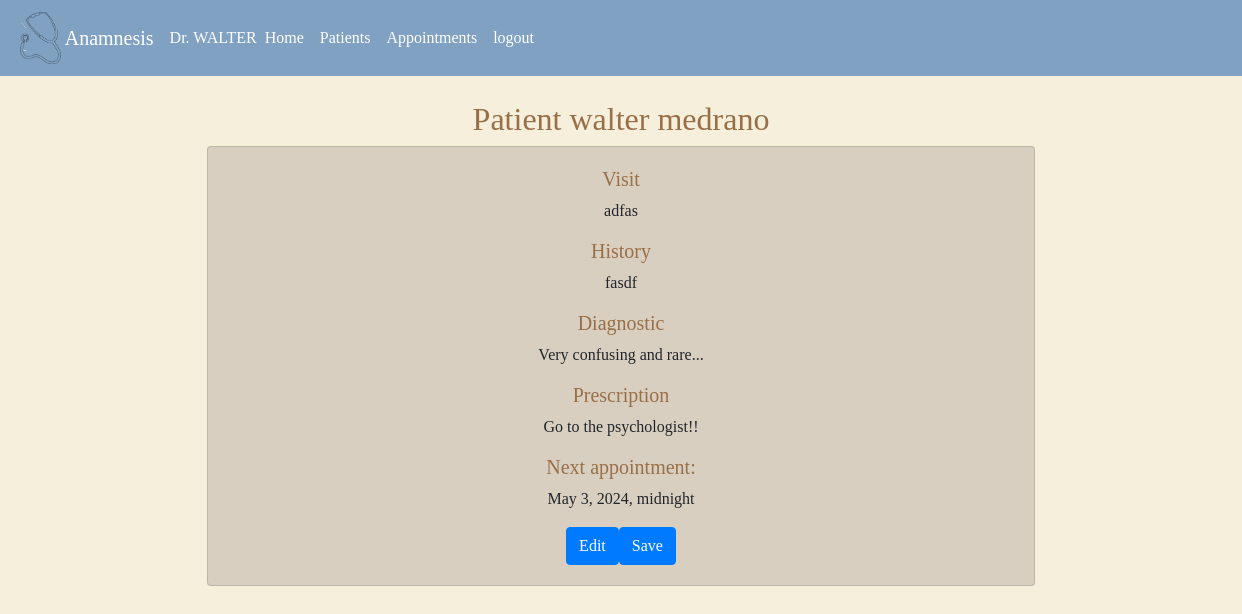
/fileview/3 (signed in), run on an earlier commit of the app's database.
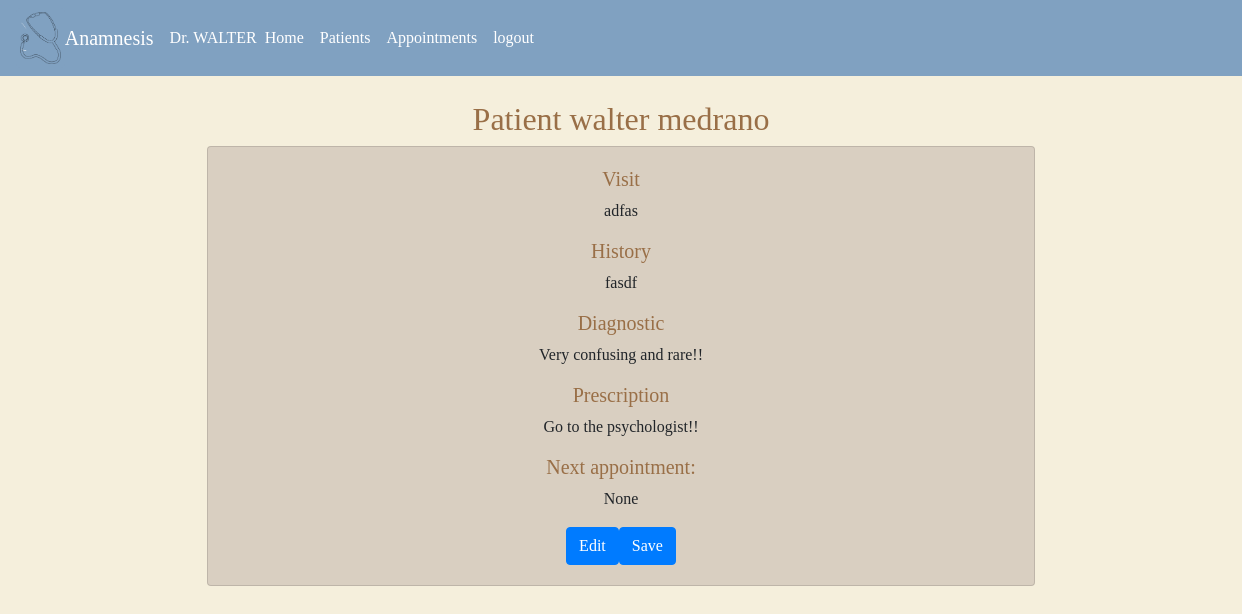
And on a later commit of the database.
### anamnesis/models.py (models this page shows)
class Patienthistory(models.Model):
    patient = models.ForeignKey(Patient, on_delete=models.CASCADE, blank=True, null=True, related_name="patient_history")
    date = models.DateTimeField() #date the file was created
    diagnostic =models.CharField(max_length=500, blank=True, null=True)
    history =models.CharField(max_length=500, blank=True, null=True) # Explanation of the symptoms
    prescription = models.CharField(max_length=500, blank=True, null=True)
    visit = models.CharField(max_length=30, blank=True, null=True) # Reason the patient is visiting
    nextappointment = models.DateTimeField(null=True, blank=True)

class Patient(models.Model):
    doctor = models.ForeignKey(User, on_delete=models.CASCADE, blank=True, null=True, related_name="patients")
    name = models.CharField(max_length=25, blank=True)
    lastname = models.CharField(max_length=25, blank=True)
    address = models.CharField(max_length=50, blank=True, null=True)
    city = models.CharField(max_length=30, blank=True, null=True)
    state = models.CharField(max_length=20, blank=True, null=True)
    phonenumber = models.CharField(max_length=15, blank=True, null=True)
    date = models.DateTimeField(null=True)
    def __str__(self):
        return f"Patient {self.name} {self.lastname}"

### anamnesis/views.py (the view)
# urls.py: path("fileview/<int:file_id>", views.fileview, name="fileview"),
def fileview(request, file_id):
    fileofpatient = Patienthistory.objects.get(pk=file_id)
    return render(request, "anamnesis/fileview.html", {
        "fileofpatient": fileofpatient,
    })

### anamnesis/templates/anamnesis/fileview.html (shortened to what this page needs)
{% extends "anamnesis/layout.html" %}
{% load static %}
{% block body %}
{% if user.is_authenticated %}
<a href="{% url 'file' fileofpatient.patient.id%}"><h2 class="mt-4" style="text-align: center;">{{fileofpatient.patient}}</h2></a>
        <div class="card container col-sm-8" style="text-align: center;">
            <div class="card-body">
                <h5 class="card-title mb-2">Visit</h5>
                <p class="card-text">{{fileofpatient.visit}}</p>
                <h5 class="card-subtitletitle mb-2">History</h5>
                <p class="card-text">{{fileofpatient.history}}</p>
                <h5 class="card-title mb-2">Diagnostic</h5>
                <p id="diagnostic_{{fileofpatient.id}}" class="card-text">{{fileofpatient.diagnostic}}</p>
                <h5 class="card-title mb-2">Prescription</h5>
                <p id="prescription_{{fileofpatient.id}}" class="card-text">{{fileofpatient.prescription}}</p>
                <h5 class="card-title mb-2">Next appointment:</h5>
                <p id="nextappointment_{{fileofpatient.id}}" class="card-text">{{fileofpatient.nextappointment}}</p>
                <button type="button" class="btn btn-primary" onclick="edit({{fileofpatient.id}})">Edit</button><button type="button" class="btn btn-primary" onclick="save({{fileofpatient.id}})">Save</button>
            </div>
        </div>
{% else %}
<h1>403  You do not have access. Log in</h1>
{% endif %}
{% endblock %}

What changed in the data, as far as the page shows it:
changed Patienthistory "adfas": diagnostic "Very confusing and rare..." → "Very confusing and rare!!"; nextappointment "May 3, 2024, midnight" → "None"
